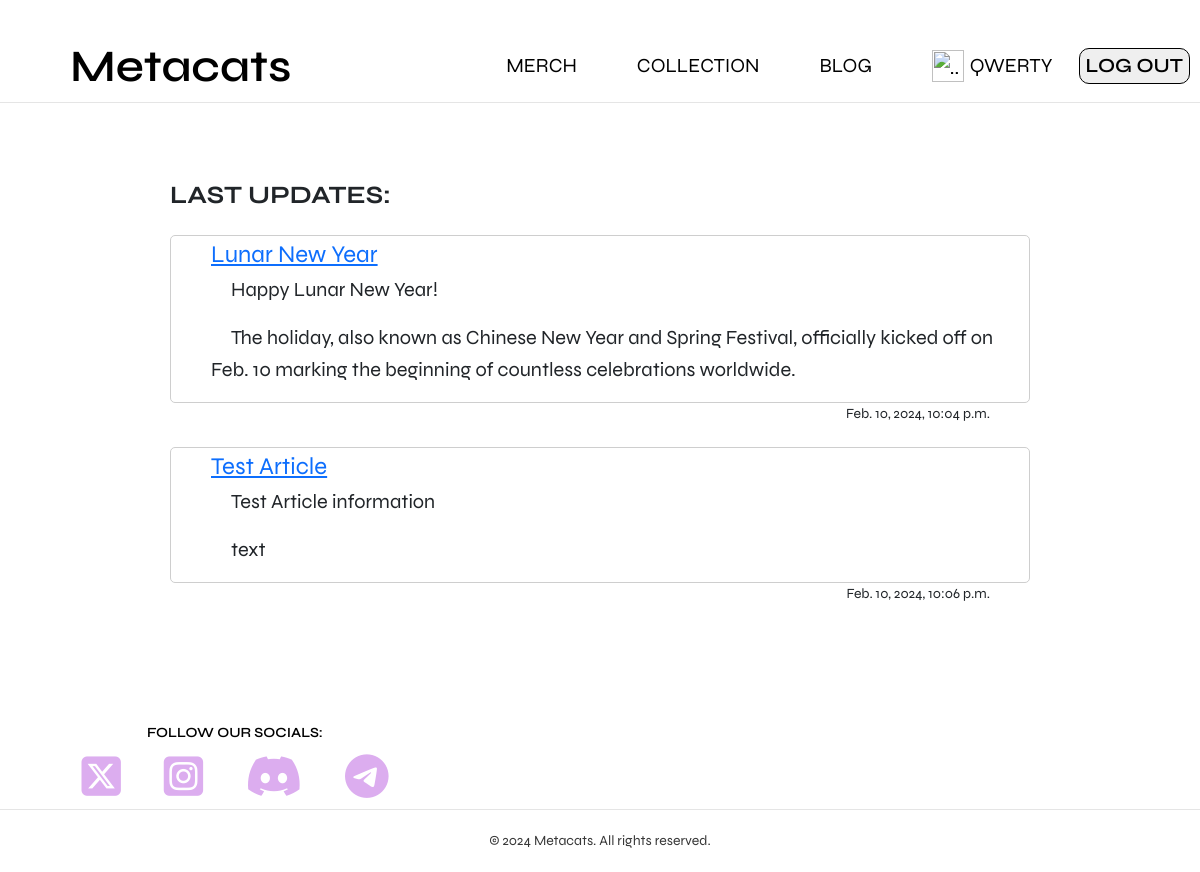
Screenshot of /blog/ (signed in) with the database file from the repository.
### blog/models.py (models this page shows, shortened)
class Post(models.Model):
    title = models.CharField('Title', max_length=50)
    anons = models.CharField('Post', max_length=500)
    full_text = models.TextField('Article')
    date = models.DateTimeField('Date&Time')
    class Meta:
        verbose_name = 'Article'
        verbose_name_plural = 'Articles'

### blog/views.py (the view)
# urls.py: path('', blog_all, name='blog'),
def blog_all(request):
    post = Post.objects.all()
    return render(request, 'blog/blog_all.html', {'posts': post, 'menu': menu,})

### blog/templates/blog/blog_all.html (shortened to what this page needs)
{% extends 'maincat/base.html' %}
{% load static %}
{% block content %}
<div class="container4" style="margin: 100px; margin-top: 180px; " >
	<h1 class="intro__title" >Last updates:</h1>
{% for post in posts %}
		<section class="section--gray"  href="{% url 'blog:blog_single' post.id %}" style="background-color: white;
border-radius: 5px; font-size: 24px;">
		<div class="container__post" >
			<a href="{% url 'blog:blog_single' post.id %}">{{ post.title }}</a>
			<p>{{ post.anons }}</p>
			<p>{{ post.full_text }}</p>
		</div>
		</section>
		<p style="text-align: right; padding-right: 40px; font-size: 14px; background-color: white;
border-radius: 5px;">{{ post.date }}</p>
{% endfor %}
</div>
{% endblock content %}

### maincat/templates/maincat/base.html (shortened to what this page needs)
{% load static %}
{% load merch_tags %}
<html lang="en">
<head>
	<link href="https://cdn.jsdelivr.net/npm/bootstrap@5.3.2/dist/css/bootstrap.min.css" rel="stylesheet">
	<link rel="stylesheet" href="{% static 'maincat/css/my_css1.css' %}"  />
	<link type="text/css" href="{% static 'maincat/css/styles_metacats.css' %}" rel="stylesheet" />
</head>
{% block mainmenu %}
<header class="header">
	<div class="container3">
		<div class="header__inner">
			<a class="header__logo" href="{% url 'home:home' %}">Metacats</a>
			<nav class="nav" style="align-items: center;">
			{% for m in menu %}
				<a class="nav__link" href="{% url m.url_name %}">{{ m.title }}</a>
			{% endfor %}
				{% if request.user.is_authenticated %}
					<a class="nav__link" href="{% url 'users:signin' %}"><img src="{% static 'maincat/images/login_icon3.png'  %}"
																			  width="32" height="32" style="margin-left: 0px; margin-right: 0px;" alt=".."></a>
					<a class="nav-link" style="display: flex; align-items: center; margin-left: -40px; text-decoration: none; color: black;" >{{ user.username }}</a>
					<form action="{% url 'users:logout' %}" method="post" style="margin: 0 auto; display: block;">
            		<button class="btn1" type="submit" style="margin: 10px;">Log Out</button>
            		</form>
					{% else %}
					<a class="nav__link" href="{% url 'users:signin' %}"><img src="{% static 'maincat/images/login_icon2.png'  %}"
														   width="32" height="32" style="margin-left: 0px; margin-right: 0px;" alt="..">
					<span>LOGIN</span></a>
				{% endif %}
			</nav>
		</div>
	</div>
</header>
{% endblock mainmenu %}
<body>
{% block content %}
{% endblock content %}
{% block sociallinks %}
<div class="container_social">
	<div class="social__text" style="padding-left: 100px;">Follow our socials:</div>
	<div class="social" style="padding-left: 50px;">
		<a class="social_item" href="https://twitter.com/Mooncake66" target="_blank">
			<i class="fa-brands fa-square-x-twitter" style="color: #DCADEF;"></i></a>
		<a class="social_item" href="#" target="_blank">
			<i class="fa-brands fa-square-instagram" style="color: #DCADEF;"></i></a>
		<a class="social_item" href="#" target="_blank">
			<i class="fa-brands fa-discord" style="color: #DCADEF;"></i></a>
		<a class="social_item" href="#" target="_blank">
			<i class="fa-brands fa-telegram"  style="color: #DCADEF;"></i></a>
	</div >
	<div class="copyright">
		© 2024 Metacats. All rights reserved.
	</div>
</div>
{% endblock sociallinks %}
</body>
</html>

### maincat/static/maincat/css/styles_metacats.css (style rules this page uses)
*, *:before, *:after { box-sizing: border-box; }
h1, h2, h3, h4, h5, h6 { margin: 0; }
p { text-indent: 20px; font-size: 20px; }
.container_social { bottom: 0; width: 100%; height: 100px; }
.container4 { margin: 0 auto; display: grid; flex-grow: 1; margin-top: 10px; align-content: center; padding-left: 70px; padding-right: 70px; max-width: 85%; font-size: 14px; }
.container3 { width: 100%; max-width: 1200px; margin: 0 auto; border-bottom: 1px solid #e5e5e5; background: url("../images/header2.png") left no-repeat; -webkit-background-size: contain; }
.intro__title { margin-bottom: 20px; font-size: 25px; font-weight: 700; text-transform: uppercase; text-align: left; margin-top: 0; }
.header { width: 100%; position: absolute; top: 0; left: 0; right: 0; z-index: 1000; padding-top: 30px; }
.header__inner { display: flex; justify-content: space-between; align-items: center; }
.header__logo { font-size: 45px; font-weight: 600; color: #000000; margin-left: 70px; text-decoration: none; }
.nav { font-size: 20px; text-transform: uppercase; }
.nav__link { display: inline-block; vertical-align: top; margin: 0 30px; color: #000000; text-decoration: none; transition: color .1s linear; position: relative; }
.nav__link:after { content: ""; opacity: 0; width: 100%; height: 3px; background-color:#DCADEF; position: absolute; top: 100%; z-index: 1; display: none; transition: opacity .1s linear; }
.btn1 { border-radius: 10px; border: 1px solid #000000; font-size: 12 px; font-weight: 600; color: #000000; text-transform: uppercase; text-decoration: none; transition: background .1s linear, color .1s linear; }
.social { display: flex; margin: 10px; justify-content: space-around; width: 100%; max-width: 400px; margin: 10px; position:relative; }
.social__text { display: flex; margin-left: 47px; margin-bottom: 0px; font-size: 14px; font-weight: 600; text-transform: uppercase; text-decoration: none; color: #000000; max-width: 400px; }
.copyright { flex-shrink: 0; padding: 20px 0px; border-top: 1px solid #e5e5e5; font-size: 14px; color: #383838; text-align: center; position: relative; bottom: 0; width: 100vw; }
.section--gray { margin-top: 5px; border-radius: 5px; padding-left: 40px; justify-content: space-between; font-size: 14px; border-style: solid; border-width: 1px; border-color: #cecece; text-decoration: none; }

### rows the page displays
Post: title "Lunar New Year", anons "Happy Lunar New Year!", full_text "The holiday, also known as Chinese New Year and Spring Festival, officially kicked off on Feb. 10 marking the beginning of countless celebrations worldwide.", date "Feb. 10, 2024, 10:04 p.m."
Post: title "Test Article", anons "Test Article information", full_text "text", date "Feb. 10, 2024, 10:06 p.m."

### other values shown
{{ m.title }} "MERCH" "COLLECTION" "BLOG"
{{ user.username }} "QWERTY"
